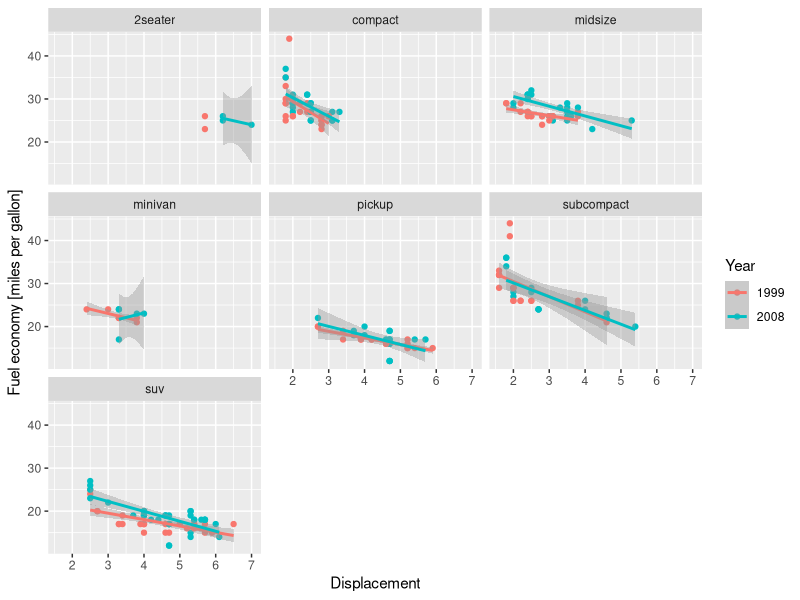
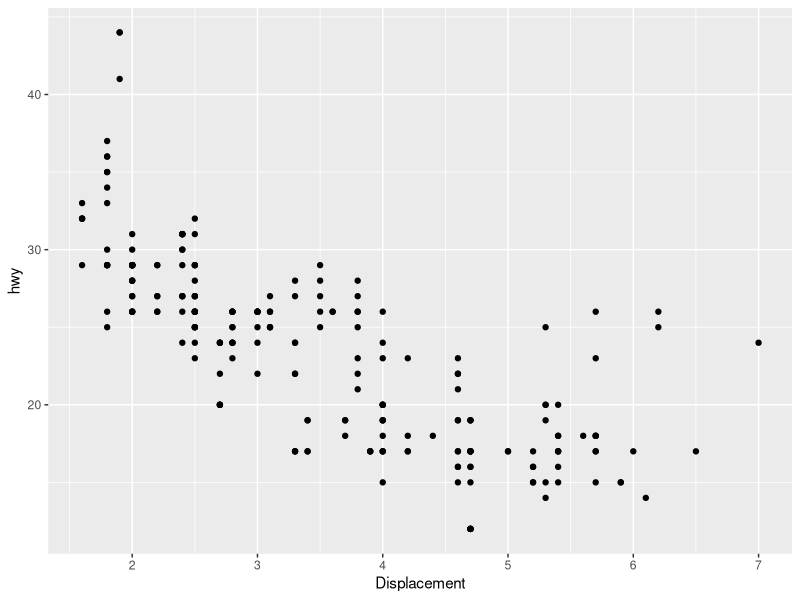
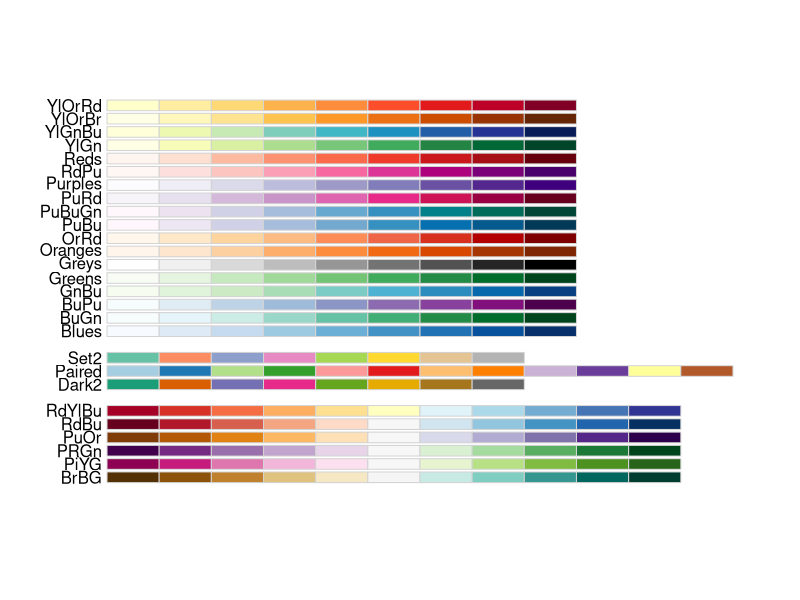
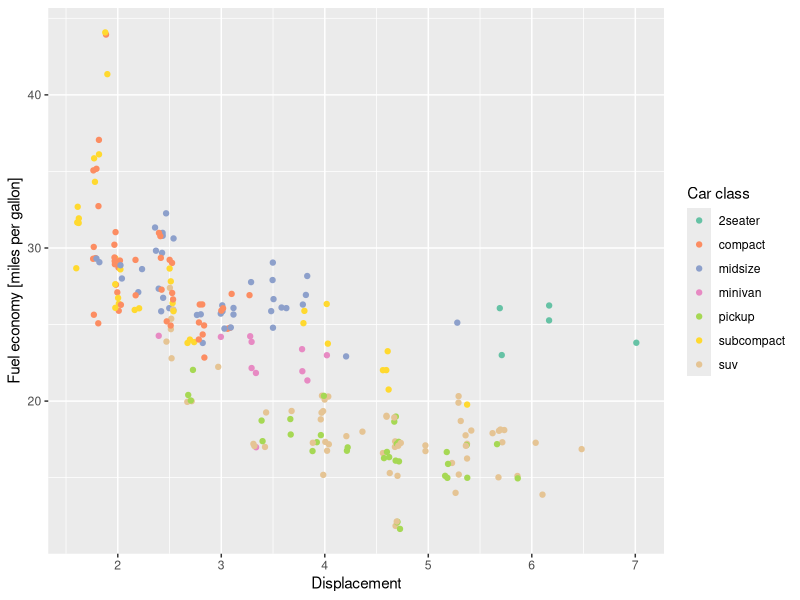

The R script that drew these images, in order:
## ---- chunk 1
knitr::opts_chunk$set(echo = TRUE)
library(tidyverse)
## ---- chunk 2
ggplot(data = mpg) +
  geom_point(
    mapping = aes(x = displ, y = hwy, color = factor(year))
  ) +
  geom_smooth(
    mapping = aes(x = displ, y = hwy, color = factor(year)),
    method = "lm"
  ) +
  facet_wrap(~class) +
  scale_x_continuous(name = "Displacement") +
  scale_y_continuous(name = "Fuel economy [miles per gallon]") +
  scale_color_discrete(name = "Year")
## ---- chunk 3
ggplot(data = mpg) +
  geom_point(mapping = aes(x = displ, y = hwy)) +
  scale_x_continuous(name = "Displacement") +
  scale_x_continuous(name = "Displacement")
## ---- chunk 4
RColorBrewer::display.brewer.all(colorblindFriendly = TRUE)
## ---- chunk 5
ggplot(data = mpg) +
  geom_jitter(mapping = aes(x = displ, y = hwy, color = class)) +
  scale_x_continuous(name = "Displacement") +
  scale_y_continuous(name = "Fuel economy [miles per gallon]") +
  scale_color_brewer(name = "Car class", palette = "Set2")
